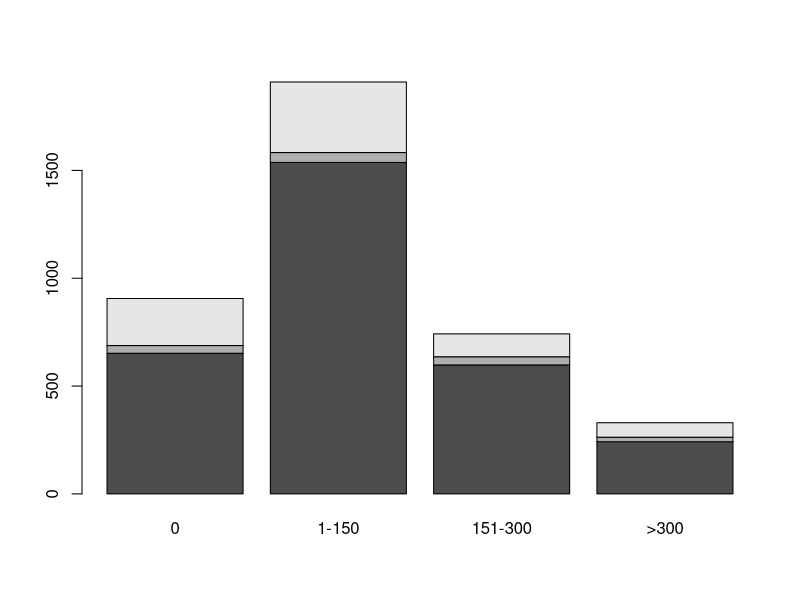
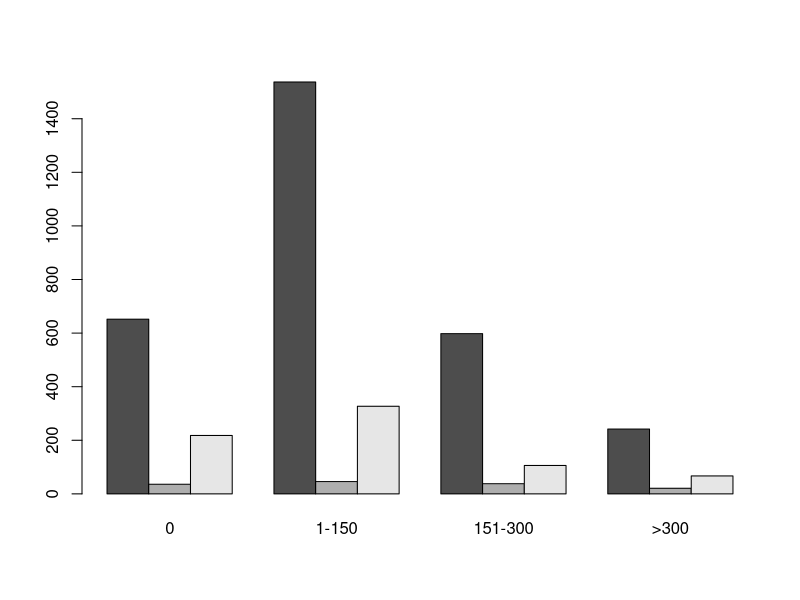

Write R code to recreate these figures, in order.
# Gráficos em R - Bar Plots (Grafico de Barras)

# Configurando Diretório de Trabalho
setwd("C:/Users/Julia/Desktop/CienciaDeDados/1.Big-Data-Analytics-com-R-e-Microsoft-Azure-Machine-Learning/4.Linguagem-R-Graficos")
getwd()

# Eles representam informações através de barras retangulares horizontais ou verticais, onde a altura ou comprimento
# das barras é proporcional ao valor que está sendo representado. Cada barra representa uma categoria específica
# e a largura da barra pode ser ajustada de acordo com as preferências do usuário.

# Os gráficos de barra são frequentemente usados para visualizar contagens, frequências ou proporções de uma variável
# categórica em particular. Eles podem ser criados usando a função "barplot" no R. Além disso, as barras podem ser
# preenchidas com diferentes cores para representar diferentes categorias ou níveis de uma variável categórica.


?barplot


# Preparando os dados - exemplo com numero de casamentos em uma igreja de SP
dados <- matrix(c(652,1537,598,242,36,46,38,21,218,327,106,67),
                nrow = 3, ncol = 4, byrow = T)
dados

# Nomeando linhas e colunas da matriz acima
colnames(dados) <- c('0', '1-150', '151-300', '>300')
rownames(dados) <- c('Jovem', 'Adulto', 'Idoso')
dados
View(dados)


# Construindo o Barplot
barplot(dados)
barplot(dados, beside = T)
